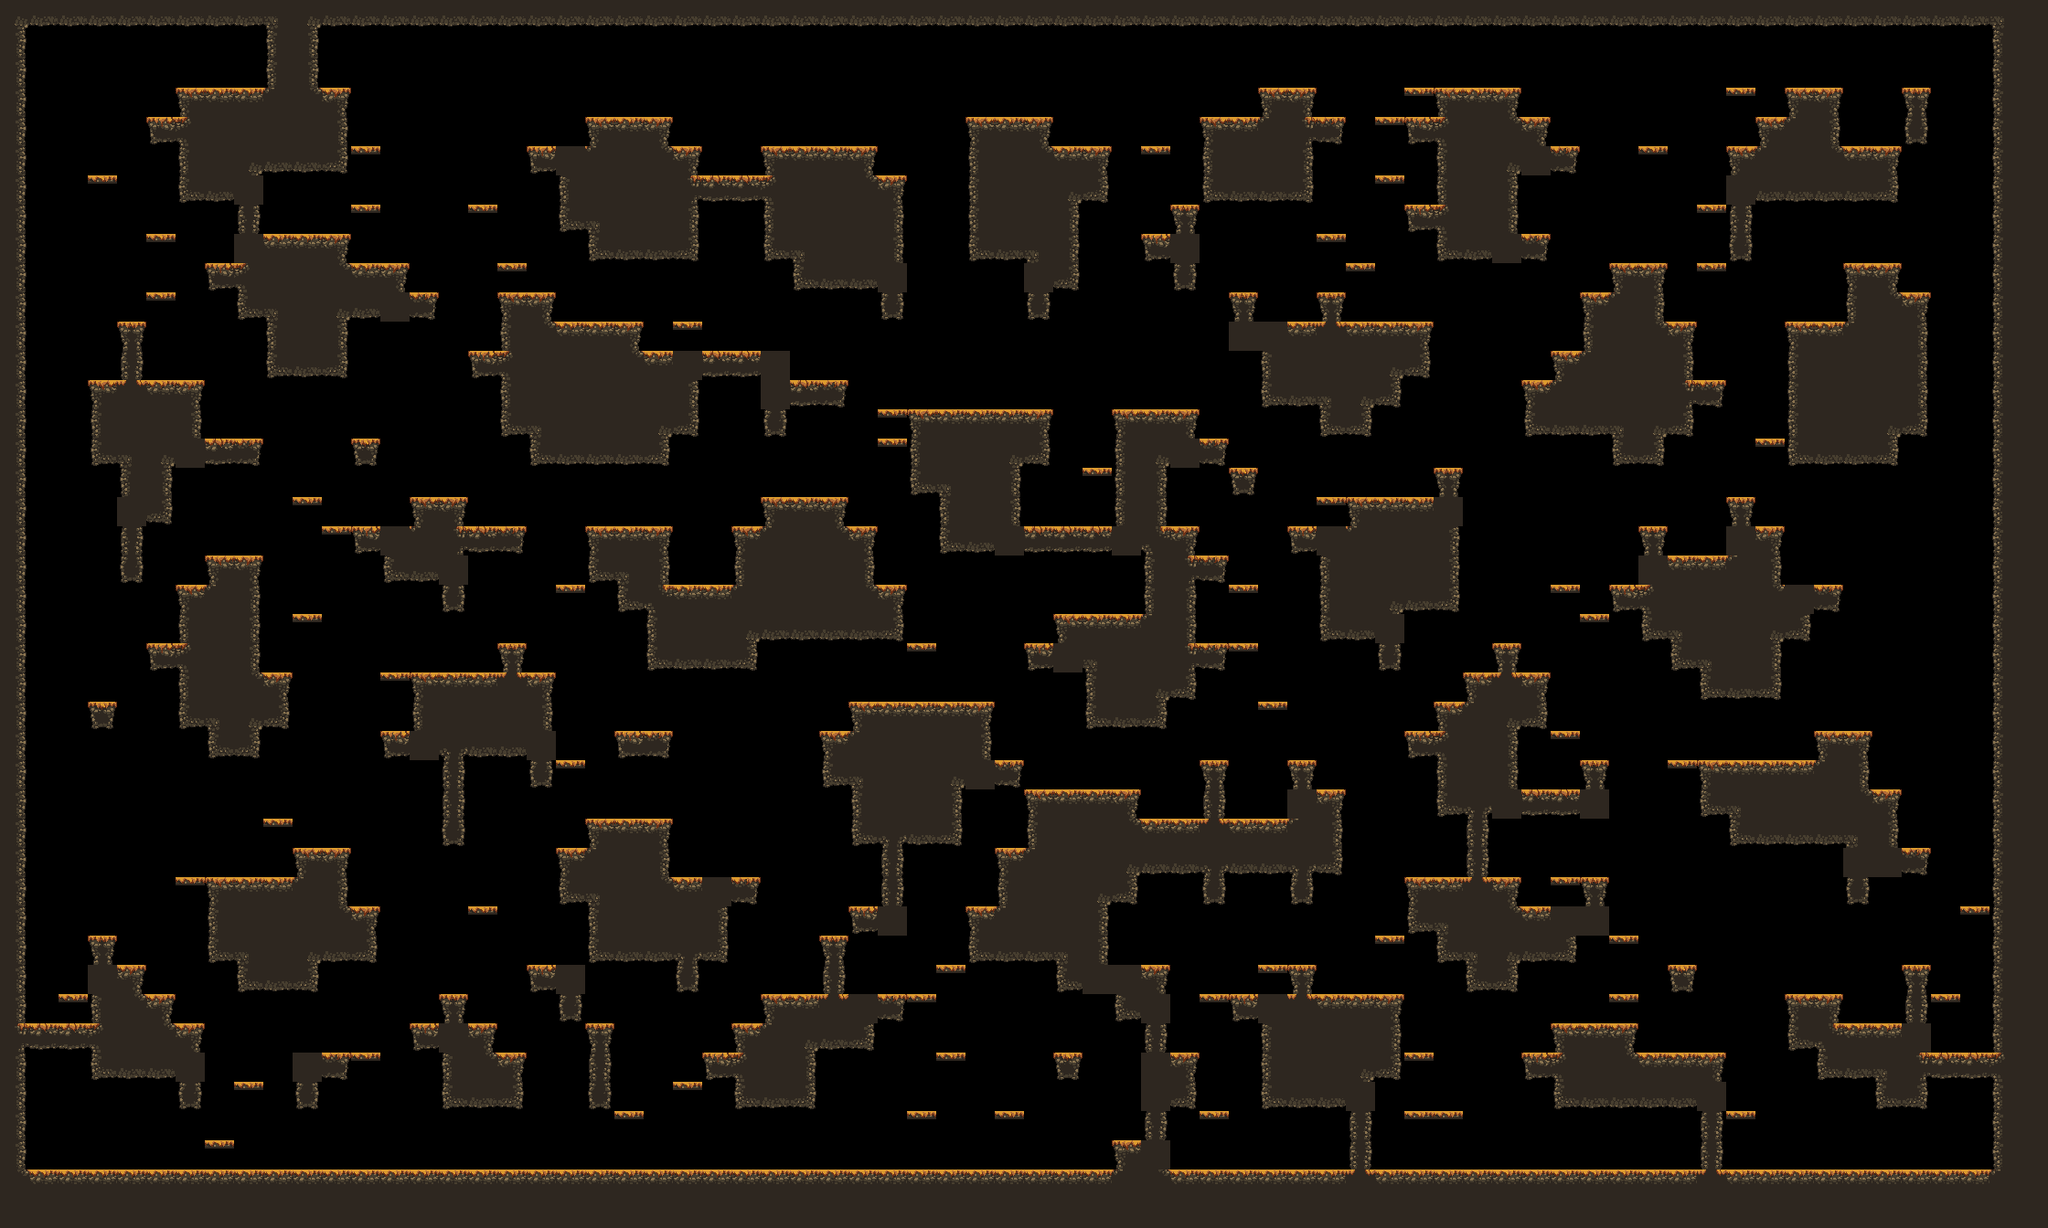

This is a level from a 2D game, rendered from its Tiled map with the project's own tilesets. A one-line summary and the map file follow, with tile-layer data summarised:
An orthogonal 70x42 tile map with 32x32 px tiles, 1 tile layer (main) and 17 objects (9x spawn, spawnPlayer0, spawnCrown0, spawnPlayer1, spawnCrown1, ...).

<map compressionlevel="0" height="42" infinite="0" nextlayerid="3" nextobjectid="4" orientation="orthogonal" renderorder="right-down" tiledversion="1.3.2" tileheight="32" tilewidth="32" version="1.2" width="70">
 <tileset firstgid="1" source="forest_fall_tile_set.tsx" />
 <layer height="42" id="1" name="main" width="70">
  <data>[2940 cells, 1263 non-empty, 26 distinct tile ids]</data>
 </layer>
 <objectgroup id="2" name="objects"><object id="1" name="spawnPlayer0" x="128" y="304.0" /><object id="2" name="spawnCrown0" x="192" y="368.0" /><object id="3" name="spawnPlayer1" x="2048" y="112.0" /><object id="4" name="spawnCrown1" x="1920" y="80.0" /><object id="5" name="spawnPlayer2" x="128" y="1232.0" /><object id="6" name="spawnCrown2" x="64" y="1232.0" /><object id="7" name="spawnPlayer3" x="2144" y="1104.0" /><object id="8" name="spawnCrown3" x="2144" y="1232.0" /><object id="9" name="spawn" x="480" y="272.0" /><object id="10" name="spawn" x="736" y="1232.0" /><object id="11" name="spawn" x="2048" y="112.0" /><object id="12" name="spawn" x="736" y="1232.0" /><object id="13" name="spawn" x="928" y="1232.0" /><object id="14" name="spawn" x="1600" y="1232.0" /><object id="15" name="spawn" x="960" y="1232.0" /><object id="16" name="spawn" x="1344" y="1232.0" /><object id="17" name="spawn" x="1376" y="1040.0" /></objectgroup></map>
